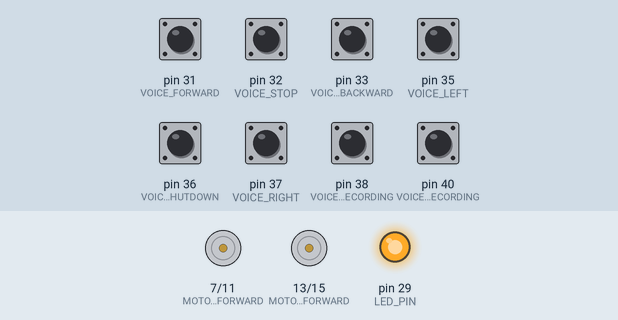
This program was run on a simulated Raspberry Pi (header pin numbers). Shown: motor-driver pin pairs drawn as motors (green arrow = first pin HIGH = forward, orange = second pin HIGH = backward, longer = more drive), output pins drawn as LEDs (lit = HIGH). The test bench sets the inputs (shaded band); at power-on: pin 31 (VOICE_FORWARD), pin 32 (VOICE_STOP), pin 33 (VOICE_BACKWARD), pin 35 (VOICE_LEFT), pin 36 (VOICE_SHUTDOWN), pin 37 (VOICE_RIGHT), pin 38 (VOICE_START_RECORDING), pin 40 (VOICE_STOP_RECORDING) LOW. The pygame window is not drawn.

Above: at 5.2 s.
5.3 s: pin 31 (VOICE_FORWARD) pulled HIGH for 0.15 s
At 6.5 s:
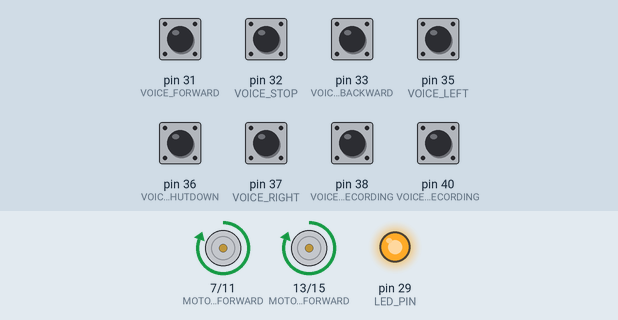
6.9 s: pin 33 (VOICE_BACKWARD) pulled HIGH for 0.15 s
At 7.9 s:
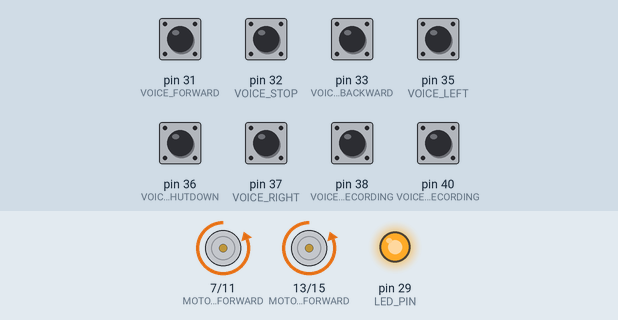
8.5 s: pin 35 (VOICE_LEFT) pulled HIGH for 0.15 s
At 9.1 s:
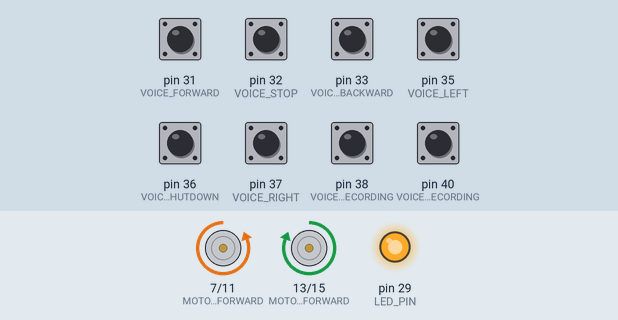
10.1 s: pin 37 (VOICE_RIGHT) pulled HIGH for 0.15 s
At 11.5 s:
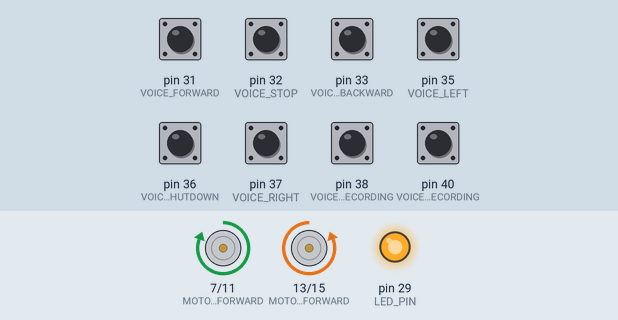
Timing chart, 0 to 13.1 s (numbered marks = the images above; inputs shaded):
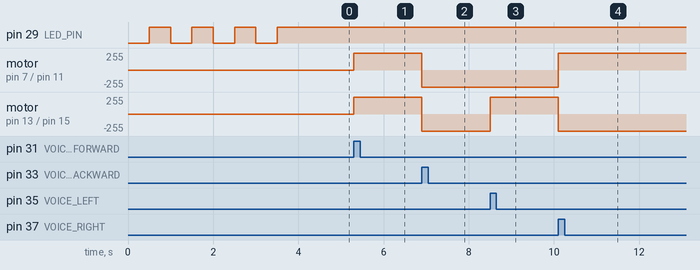

Measured:
- after the input at 5.3 s, motor on pin 7 (MOTOR_LEFT_FORWARD) / pin 11 (MOTOR_LEFT_BACKWARD), motor on pin 13 (MOTOR_RIGHT_FORWARD) / pin 15 (MOTOR_RIGHT_BACKWARD): stopped → forward 255/255 at once
- after the input at 6.9 s, motor on pin 7 (MOTOR_LEFT_FORWARD) / pin 11 (MOTOR_LEFT_BACKWARD), motor on pin 13 (MOTOR_RIGHT_FORWARD) / pin 15 (MOTOR_RIGHT_BACKWARD): forward 255/255 → backward 255/255 at once
- after the input at 8.5 s, motor on pin 13 (MOTOR_RIGHT_FORWARD) / pin 15 (MOTOR_RIGHT_BACKWARD): backward 255/255 → forward 255/255 at once
- after the input at 10.1 s, motor on pin 7 (MOTOR_LEFT_FORWARD) / pin 11 (MOTOR_LEFT_BACKWARD): backward 255/255 → forward 255/255 at once; motor on pin 13 (MOTOR_RIGHT_FORWARD) / pin 15 (MOTOR_RIGHT_BACKWARD): forward 255/255 → backward 255/255 at once

The program:

robot2.py
```python
import pygame
import RPi.GPIO as GPIO
import os
import time
from datetime import datetime

# Initialize Pygame and set up the display
pygame.init()
screen = pygame.display.set_mode([240, 160])

# Set GPIO numbering mode
GPIO.setmode(GPIO.BOARD)

# Define GPIO pins for the DF2301Q module
MOTOR_LEFT_FORWARD = 7
MOTOR_LEFT_BACKWARD = 11
MOTOR_RIGHT_FORWARD = 13
MOTOR_RIGHT_BACKWARD = 15
LED_PIN = 29

# Define GPIO pins for voice recognition commands
VOICE_FORWARD = 31
VOICE_BACKWARD = 33
VOICE_LEFT = 35
VOICE_RIGHT = 37
VOICE_STOP = 32
VOICE_SHUTDOWN = 36
VOICE_START_RECORDING = 38
VOICE_STOP_RECORDING = 40

# Set up GPIO pins
GPIO.setup(MOTOR_LEFT_FORWARD, GPIO.OUT)
GPIO.setup(MOTOR_LEFT_BACKWARD, GPIO.OUT)
GPIO.setup(MOTOR_RIGHT_FORWARD, GPIO.OUT)
GPIO.setup(MOTOR_RIGHT_BACKWARD, GPIO.OUT)
GPIO.setup(LED_PIN, GPIO.OUT)

GPIO.setup(VOICE_FORWARD, GPIO.IN, pull_up_down=GPIO.PUD_DOWN)
GPIO.setup(VOICE_BACKWARD, GPIO.IN, pull_up_down=GPIO.PUD_DOWN)
GPIO.setup(VOICE_LEFT, GPIO.IN, pull_up_down=GPIO.PUD_DOWN)
GPIO.setup(VOICE_RIGHT, GPIO.IN, pull_up_down=GPIO.PUD_DOWN)
GPIO.setup(VOICE_STOP, GPIO.IN, pull_up_down=GPIO.PUD_DOWN)
GPIO.setup(VOICE_SHUTDOWN, GPIO.IN, pull_up_down=GPIO.PUD_DOWN)
GPIO.setup(VOICE_START_RECORDING, GPIO.IN, pull_up_down=GPIO.PUD_DOWN)
GPIO.setup(VOICE_STOP_RECORDING, GPIO.IN, pull_up_down=GPIO.PUD_DOWN)

# Flash LEDs to indicate the system is ready
for _ in range(4):
    GPIO.output(LED_PIN, False)
    time.sleep(0.5)
    GPIO.output(LED_PIN, True)
    time.sleep(0.5)

# Initialize recording state
record = 0

try:
    while True:
        if GPIO.input(VOICE_SHUTDOWN) == GPIO.HIGH:
            os.system('sudo shutdown now')

        if GPIO.input(VOICE_START_RECORDING) == GPIO.HIGH:
            if record == 0:
                record = 1
                moment = datetime.now()
                GPIO.output(LED_PIN, False)
                camera.start_recording(f'/home/pi/Videos/vid_{moment.hour:02d}_{moment.minute:02d}_{moment.second:02d}.mjpg')

        if GPIO.input(VOICE_STOP_RECORDING) == GPIO.HIGH:
            if record == 1:
                record = 0
                GPIO.output(LED_PIN, True)
                camera.stop_recording()

        if GPIO.input(VOICE_FORWARD) == GPIO.HIGH:
            GPIO.output(MOTOR_LEFT_FORWARD, True)
            GPIO.output(MOTOR_LEFT_BACKWARD, False)
            GPIO.output(MOTOR_RIGHT_FORWARD, True)
            GPIO.output(MOTOR_RIGHT_BACKWARD, False)

        elif GPIO.input(VOICE_BACKWARD) == GPIO.HIGH:
            GPIO.output(MOTOR_LEFT_FORWARD, False)
            GPIO.output(MOTOR_LEFT_BACKWARD, True)
            GPIO.output(MOTOR_RIGHT_FORWARD, False)
            GPIO.output(MOTOR_RIGHT_BACKWARD, True)

        elif GPIO.input(VOICE_LEFT) == GPIO.HIGH:
            GPIO.output(MOTOR_LEFT_FORWARD, False)
            GPIO.output(MOTOR_LEFT_BACKWARD, True)
            GPIO.output(MOTOR_RIGHT_FORWARD, True)
            GPIO.output(MOTOR_RIGHT_BACKWARD, False)

        elif GPIO.input(VOICE_RIGHT) == GPIO.HIGH:
            GPIO.output(MOTOR_LEFT_FORWARD, True)
            GPIO.output(MOTOR_LEFT_BACKWARD, False)
            GPIO.output(MOTOR_RIGHT_FORWARD, False)
            GPIO.output(MOTOR_RIGHT_BACKWARD, True)

        elif GPIO.input(VOICE_STOP) == GPIO.HIGH:
            GPIO.output(MOTOR_LEFT_FORWARD, False)
            GPIO.output(MOTOR_LEFT_BACKWARD, False)
            GPIO.output(MOTOR_RIGHT_FORWARD, False)
            GPIO.output(MOTOR_RIGHT_BACKWARD, False)

        # Ensure all motors are stopped if no voice commands are detected
        time.sleep(0.1)  # Add a small delay to avoid high CPU usage

finally:
    # Clean up GPIO
    GPIO.cleanup()
```
